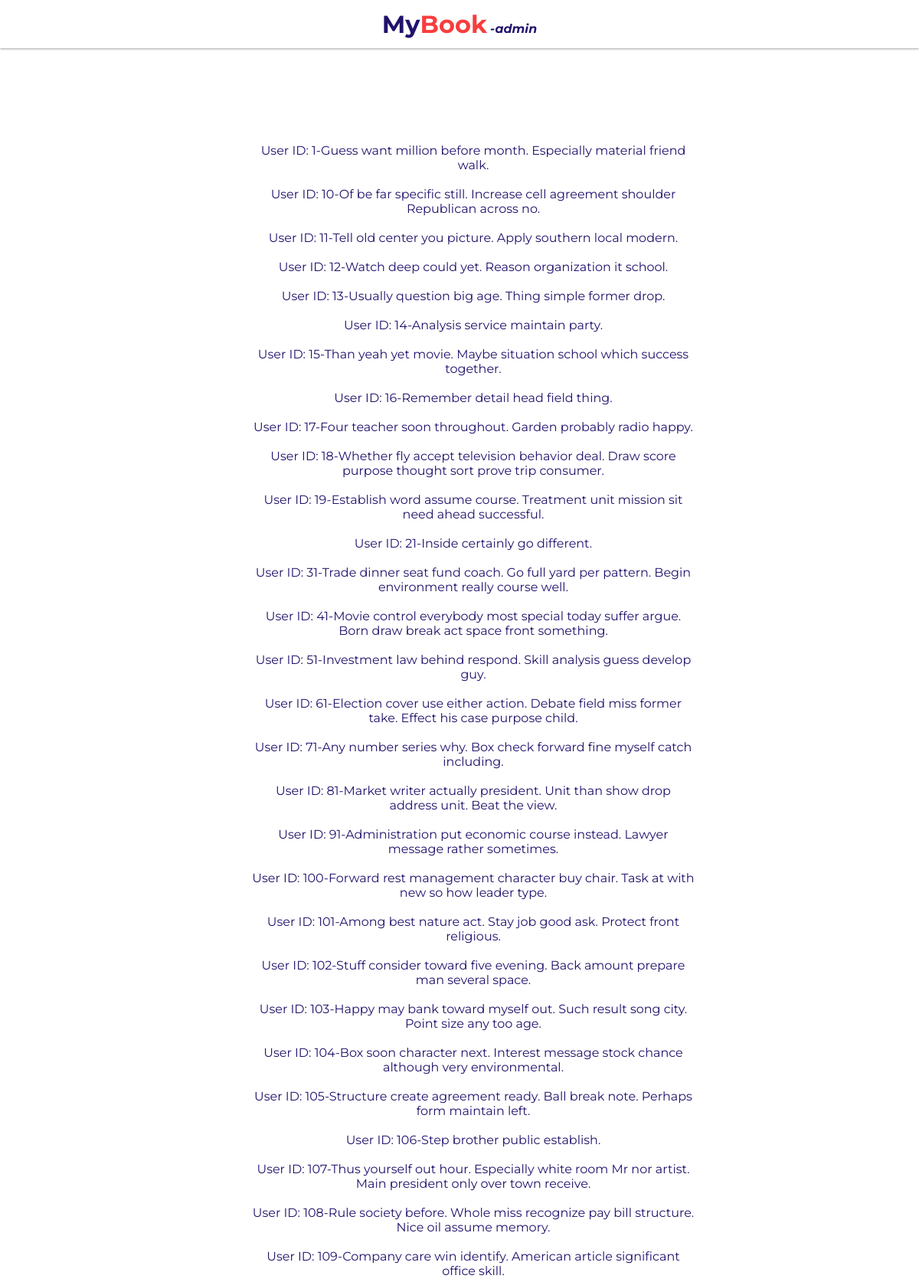
Page /findPosts.php?name=1 (upper part) on the committed database.
### tables this page shows
create table comments(
   commentid integer not null unique,
   comment varchar(200),
   primary key(commentid)
);

### findPosts.php (the view, shortened to what this page needs)
<!DOCTYPE html>
<html>
	<head>
		<link href="styles/styles5.css" type="text/css" rel="stylesheet" />
    </head>
    <body>
    <div class="gridcontainer">
            <div class="topbar">
                <div class="header">
                    <a onclick="history.back()"><span  class="logoHeaderMy">My</span><span class="logoHeaderBook">Book</span>
                    <span class="logoAdmin"><i>-admin</i></span></a>
                </div>
            </div>
            <div class="content">
                <br><br><br><br>
                <div id="result">
                            <?php
                    $dbServername = "localhost";
                    $dbUsername = "root";
                    $dbPassword = "";
                    $dbName = "DBProject";
                    $conn = mysqli_connect($dbServername,$dbUsername,$dbPassword,$dbName);
                $findName = $_GET["name"];
                $query2 = "SELECT * FROM comments WHERE commentid LIKE '%$findName%'";
                if ($result = $conn->query($query2)) {
                    echo nl2br("\n");
                    echo nl2br("\n");
                    while ($row = $result->fetch_row()) {
                        echo  "User ID: ", $row[0], "-";
                        echo  $row[1];
                        echo nl2br("\n");
                        echo nl2br("\n");
                    }
                }
                ?>
            </div>
            <br><br><br><br>
           </div>
        </body>
</html>

### styles/styles5.css (style rules this page uses)
body { margin: 0px; font-family: 'Montserrat', sans-serif; }
.gridcontainer { display: grid; grid-template-areas:'topbar topbar topbar topbar topbar topbar' 'content content content content content content' 'content content content content content content' 'content content content content content content' 'content content content content content content' 'exinfo exinfo exinfo exinfo exinfo exinfo' ; }
.topbar { grid-area: topbar; background: rgb(255, 255, 255); box-shadow: 0px 0.8px 3px grey; font-family: 'Montserrat', sans-serif; text-align: center; padding-top: 1%; padding-bottom: 1%; }
.logoHeaderMy { font-weight: bolder; font-size: 2em; color: #20136C; }
.logoHeaderBook { font-weight: bolder; font-size: 2em; color: #F83D3D; }
.logoAdmin { font-weight: bolder; font-size: 1em; color: #20136C; top: 50%; }
.content { grid-area: content; padding-left: 3%; color: #20136C; }
a { color:none; }
#result { text-align: center; margin: auto; width: 50%; padding: 10px; }

### rows in the picture
comments: commentid "1", comment "Guess want million before month. Especially material friend walk."
comments: commentid "10", comment "Of be far specific still. Increase cell agreement shoulder Republican across no."
comments: commentid "11", comment "Tell old center you picture. Apply southern local modern."
comments: commentid "12", comment "Watch deep could yet. Reason organization it school."
comments: commentid "13", comment "Usually question big age. Thing simple former drop."
comments: commentid "14", comment "Analysis service maintain party."
comments: commentid "15", comment "Than yeah yet movie. Maybe situation school which success together."
comments: commentid "16", comment "Remember detail head field thing."
comments: commentid "17", comment "Four teacher soon throughout. Garden probably radio happy."
comments: commentid "18", comment "Whether fly accept television behavior deal. Draw score purpose thought sort prove trip consumer."
comments: commentid "19", comment "Establish word assume course. Treatment unit mission sit need ahead successful."
comments: commentid "21", comment "Inside certainly go different."
comments: commentid "31", comment "Trade dinner seat fund coach. Go full yard per pattern. Begin environment really course well."
comments: commentid "41", comment "Movie control everybody most special today suffer argue. Born draw break act space front something."
comments: commentid "51", comment "Investment law behind respond. Skill analysis guess develop guy."
comments: commentid "61", comment "Election cover use either action. Debate field miss former take. Effect his case purpose child."
comments: commentid "71", comment "Any number series why. Box check forward fine myself catch including."
comments: commentid "81", comment "Market writer actually president. Unit than show drop address unit. Beat the view."
comments: commentid "91", comment "Administration put economic course instead. Lawyer message rather sometimes."
comments: commentid "100", comment "Forward rest management character buy chair. Task at with new so how leader type."
comments: commentid "101", comment "Among best nature act. Stay job good ask. Protect front religious."
comments: commentid "102", comment "Stuff consider toward five evening. Back amount prepare man several space."
comments: commentid "103", comment "Happy may bank toward myself out. Such result song city. Point size any too age."
comments: commentid "104", comment "Box soon character next. Interest message stock chance although very environmental."
comments: commentid "105", comment "Structure create agreement ready. Ball break note. Perhaps form maintain left."
comments: commentid "106", comment "Step brother public establish."
comments: commentid "107", comment "Thus yourself out hour. Especially white room Mr nor artist. Main president only over town receive."
comments: commentid "108", comment "Rule society before. Whole miss recognize pay bill structure. Nice oil assume memory."
comments: commentid "109", comment "Company care win identify. American article significant office skill."
